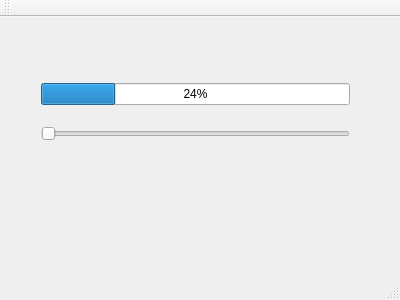
<?xml version="1.0" encoding="UTF-8"?>
<ui version="4.0">
 <class>MainWindow</class>
 <widget class="QMainWindow" name="MainWindow">
  <property name="geometry">
   <rect>
    <x>0</x>
    <y>0</y>
    <width>400</width>
    <height>300</height>
   </rect>
  </property>
  <property name="windowTitle">
   <string>MainWindow</string>
  </property>
  <widget class="QWidget" name="centralWidget">
   <widget class="QWidget" name="">
    <property name="geometry">
     <rect>
      <x>30</x>
      <y>40</y>
      <width>331</width>
      <height>111</height>
     </rect>
    </property>
    <layout class="QVBoxLayout" name="verticalLayout">
     <item>
      <widget class="QProgressBar" name="progressBar">
       <property name="value">
        <number>24</number>
       </property>
      </widget>
     </item>
     <item>
      <widget class="QSlider" name="horizontalSlider">
       <property name="orientation">
        <enum>Qt::Horizontal</enum>
       </property>
      </widget>
     </item>
    </layout>
   </widget>
  </widget>
  <widget class="QMenuBar" name="menuBar">
   <property name="geometry">
    <rect>
     <x>0</x>
     <y>0</y>
     <width>400</width>
     <height>21</height>
    </rect>
   </property>
  </widget>
  <widget class="QToolBar" name="mainToolBar">
   <attribute name="toolBarArea">
    <enum>TopToolBarArea</enum>
   </attribute>
   <attribute name="toolBarBreak">
    <bool>false</bool>
   </attribute>
  </widget>
  <widget class="QStatusBar" name="statusBar"/>
 </widget>
 <layoutdefault spacing="6" margin="11"/>
 <resources/>
 <connections/>
</ui>
